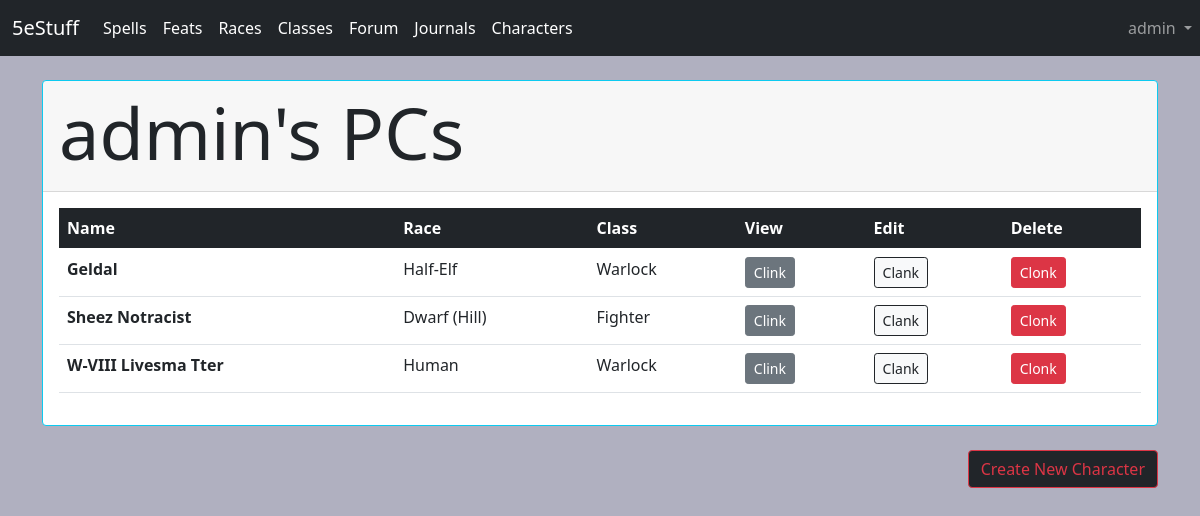
The page /characters/ (signed in) on the database its author committed.
### forum/models.py (models this page shows, shortened)
class Character(models.Model):
    name = models.CharField(max_length=100)
    author = models.ForeignKey(User, on_delete=models.CASCADE)
    race = models.ForeignKey(Race, default="Human", on_delete=models.SET_DEFAULT)
    story = RichTextField(blank=True, null=True)
    starting_class =  models.ForeignKey(Class, on_delete=models.SET_NULL, null=True)
    feats = models.ManyToManyField(Feat, related_name='character_feats', blank=True)
    spells = models.ManyToManyField(Spell, related_name='character_spells', blank=True)
    user_access = models.ManyToManyField(User, related_name='character_acc')

class Race(models.Model):
    name = models.CharField(max_length=100, unique=True)
    bonuses = models.ManyToManyField(Bonus, related_name='race_bonuses')
    size = models.CharField(max_length=100, choices = [('Tiny', 'Tiny'),('Small', 'Small'),('Medium','Medium'),('Large','Large')])
    speed = models.IntegerField()
    desc = RichTextField()
    author = models.ForeignKey(User, on_delete=models.CASCADE)
    custom = models.BooleanField(default=False)
    def __str__(self):
        return self.name

class Class(models.Model):
    name = models.CharField(max_length=100, unique=True)
    spellcasting = models.BooleanField(default=False)
    desc = RichTextField()
    author = models.ForeignKey(User, on_delete=models.CASCADE)
    custom = models.BooleanField(default=False)
    def __str__(self):
        return self.name

### forum/views.py (the view)
# urls.py: path('characters/', CharactersView, name="characters_v"),
def CharactersView(request):
    characters = Character.objects.all().order_by('name')
    context = {'characters':characters}
    return render(request, 'characters.html', context)

### forum/templates/characters.html (shortened to what this page needs)
{% extends 'base.html'%}
{% block content %}
{% if user.is_authenticated %}
<div class="card border-info mx-auto" >
  <div class="card-header"><h1 class="display-2">{{ user.username }}'s PCs</h1></div>
  <div class="card-body">
	<table class="table">
	  <thead class="table-dark">
		<tr>
		  <th scope="col">Name</th>
		  <th scope="col">Race</th>
		  <th scope="col">Class</th>
		  <th scope="col">View</th>
		  <th scope="col">Edit</th>
		  <th scope="col">Delete</th>
		</tr>
	  </thead>
	  <tbody>
		{% for ch in characters %} {% if ch.author.id == user.id %}
		<tr>
		  <th scope="row">{{ ch.name }}</th>
		  <td>{{ ch.race }}</td>
		  <td>{{ ch.starting_class }}</td>
		  <td><a href="{% url 'det_characters_v' ch.pk%}" class="btn btn-secondary  btn-sm" role="button">Clink</a></td>
		  <td><a href="{% url 'up_characters_v' ch.pk%}" class="btn btn-light btn-outline-dark  btn-sm" role="button">Clank</a></td>
		  <td><a href="{% url 'del_characters_v' ch.pk%}" class="btn btn-danger btn-sm" role="button">Clonk</a></td>
		</tr>
		{% endif %}{% endfor %}
	  </tbody>
	</table>
  </div>
</div>
<br/><p style="text-align:right;"><a type="button" href="{% url 'cr_characters_v' %}" class="btn btn-dark btn-outline-danger">Create New Character</a></p>
{% endif %}
{% endblock %}

### forum/templates/base.html (shortened to what this page needs)
<!doctype html>
<html lang="en">
  <head>
    <link href="https://cdn.jsdelivr.net/npm/bootstrap@5.0.0-beta1/dist/css/bootstrap.min.css" rel="stylesheet">
  </head>
  <body>
	<nav class="navbar navbar-expand-lg navbar-dark bg-dark">
  <div class="container-fluid">
    <a class="navbar-brand" href="{% url 'index'%}">5eStuff</a>
    <div class="collapse navbar-collapse" id="navbarNavDropdown">
      <ul class="navbar-nav">
		<li class="nav-item">
          <a class="nav-link active" aria-current="page" href="{% url 'spells_v' %}">Spells</a>
        </li>
		<li class="nav-item">
          <a class="nav-link active" aria-current="page" href="{% url 'feats_v' %}">Feats</a>
        </li>
		<li class="nav-item">
          <a class="nav-link active" aria-current="page" href="{% url 'races_v' %}">Races</a>
        </li>
		<li class="nav-item">
          <a class="nav-link active" aria-current="page" href="{% url 'classes_v' %}">Classes</a>
        </li>
		<li class="nav-item">
          <a class="nav-link active" aria-current="page" href="{% url 'home' %}">Forum</a>
        </li>
		{% if user.is_authenticated %}
		<li class="nav-item">
          <a class="nav-link active" aria-current="page" href="{% url 'journals_v' %}">Journals</a>
        </li>
		<li class="nav-item">
          <a class="nav-link active" aria-current="page" href="{% url 'characters_v' %}">Characters</a>
        </li>
		{% endif %}
      </ul>
    </div>
  </div>
  <ul class="navbar-nav">
	  {% if user.is_authenticated %}
		<li class="nav-item dropdown">
          <a class="nav-link dropdown-toggle" href="#" id="navbarDarkDropdownMenuLink" role="button" data-bs-toggle="dropdown" aria-expanded="false">
            {{ user.username }}
          </a>
        </li>
	   {% endif %}
	</ul>
</nav>
	<br/>
	<div class="container">
	{% block content %}
	{% endblock %}
	</div>
  </body>
</html>

### forum/templates/base.html (style rules this page uses)
body { background-color: #b0b0c0 }

### rows shown on the page
Character: name "Geldal", race "Half-Elf", starting_class "Warlock"
Character: name "Sheez Notracist", race "Dwarf (Hill)", starting_class "Fighter"
Character: name "W-VIII Livesma Tter", race "Human", starting_class "Warlock"

### other values the page prints
{{ user.username }} "admin"
